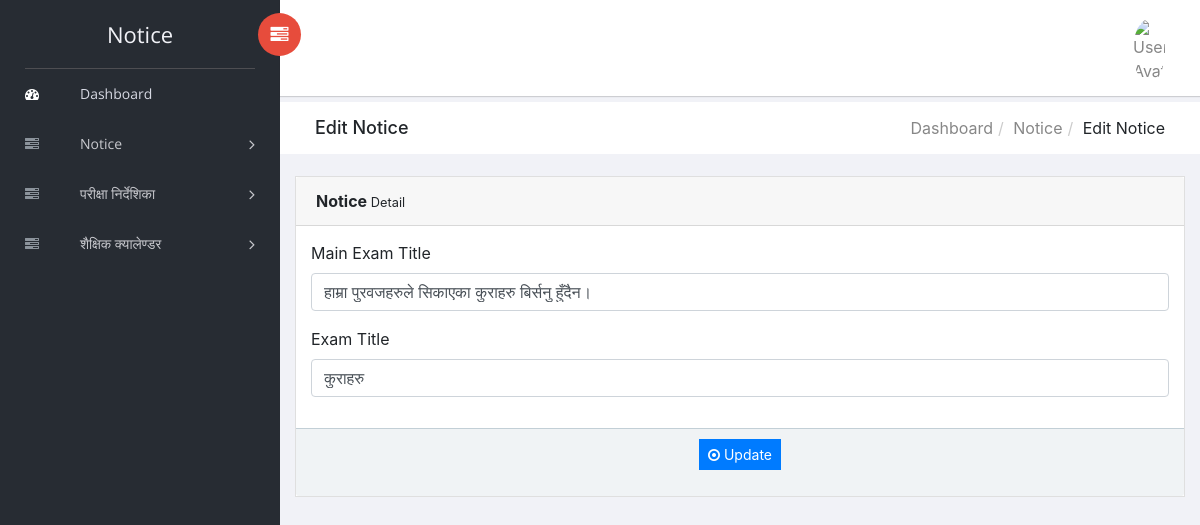
The page /Dashboard/Notice-Dashboard/exam/editExamNotice.php?editid=3 on the database its author committed.
### tables this page shows
CREATE TABLE `examnotice` (
  `id` int(11) NOT NULL,
  `main_title` varchar(255) NOT NULL,
  `title` varchar(255) NOT NULL,
  `file` text NOT NULL
);

### Dashboard/Notice-Dashboard/exam/editExamNotice.php (the view, shortened to what this page needs)
<?php
include('includes/dbconnection.php');
?>
<!DOCTYPE html>
<html class="no-js" lang="en">
<head>
    <link rel="stylesheet" href="../vendors/bootstrap/dist/css/bootstrap.min.css">
    <link rel="stylesheet" href="../vendors/font-awesome/css/font-awesome.min.css">
    <link rel="stylesheet" href="../vendors/themify-icons/css/themify-icons.css">
    <link rel="stylesheet" href="../vendors/flag-icon-css/css/flag-icon.min.css">
    <link rel="stylesheet" href="../vendors/selectFX/css/cs-skin-elastic.css">
    <link rel="stylesheet" href="../assets/css/style.css">
</head>
<body>
    <?php include_once('includes/sidebar.php'); ?>
    <div id="right-panel" class="right-panel">
        <?php include_once('includes/header.php'); ?>
        <div class="breadcrumbs">
            <div class="col-sm-4">
                <div class="page-header float-left">
                    <div class="page-title">
                        <h1>Edit Notice</h1>
                    </div>
                </div>
            </div>
            <div class="col-sm-8">
                <div class="page-header float-right">
                    <div class="page-title">
                        <ol class="breadcrumb text-right">
                            <li><a href="N-admin.php">Dashboard</a></li>
                            <li><a href="manage-notice.php">Notice</a></li>
                            <li class="active">Edit Notice</li>
                        </ol>
                    </div>
                </div>
            </div>
        </div>
        <div class="content mt-3">
            <div class="animated fadeIn">
                <div class="row">
                    <div class="col-lg-12">
                        <div class="card">
                            <div class="card-header"><strong>Notice</strong><small> Detail</small></div>
                            <form method="post" action="">
                                <div class="card-body card-block">
                                    <?php
                                    $eid = $_GET['editid'];
                                    $sql = "SELECT * FROM examnotice WHERE ID = :eid";
                                    $query = $dbh->prepare($sql);
                                    $query->bindParam(':eid', $eid, PDO::PARAM_STR);
                                    $query->execute();
                                    $row = $query->fetch(PDO::FETCH_ASSOC);
                                    ?>
                                    <div class="form-group">
                                        <label for="maintitle" class="form-control-label">Main Exam Title</label>
                                        <input type="text" name="maintitle" value="<?php echo $row['main_title']; ?>" class="form-control" id="maintitle" required>
                                    </div>
                                    <div class="form-group">
                                        <label for="title" class="form-control-label">Exam Title</label>
                                        <input type="text" name="title" value="<?php echo $row['title']; ?>" class="form-control" id="title" required>
                                    </div>
                                </div>
                                <div class="card-footer">
                                    <p style="text-align: center;">
                                        <button type="submit" class="btn btn-primary btn-sm" name="submit" id="submit">
                                            <i class="fa fa-dot-circle-o"></i> Update
                                        </button>
                                    </p>
                                </div>
                            </form>
                        </div>
                    </div>
                </div>
            </div>
        </div>
    </div>
</body>
</html>

### rows shown on the page
examnotice: maintitle "हाम्रा पुरवजहरुले सिकाएका कुराहरु बिर्सनु हुँदैन।", title "कुराहरु"
